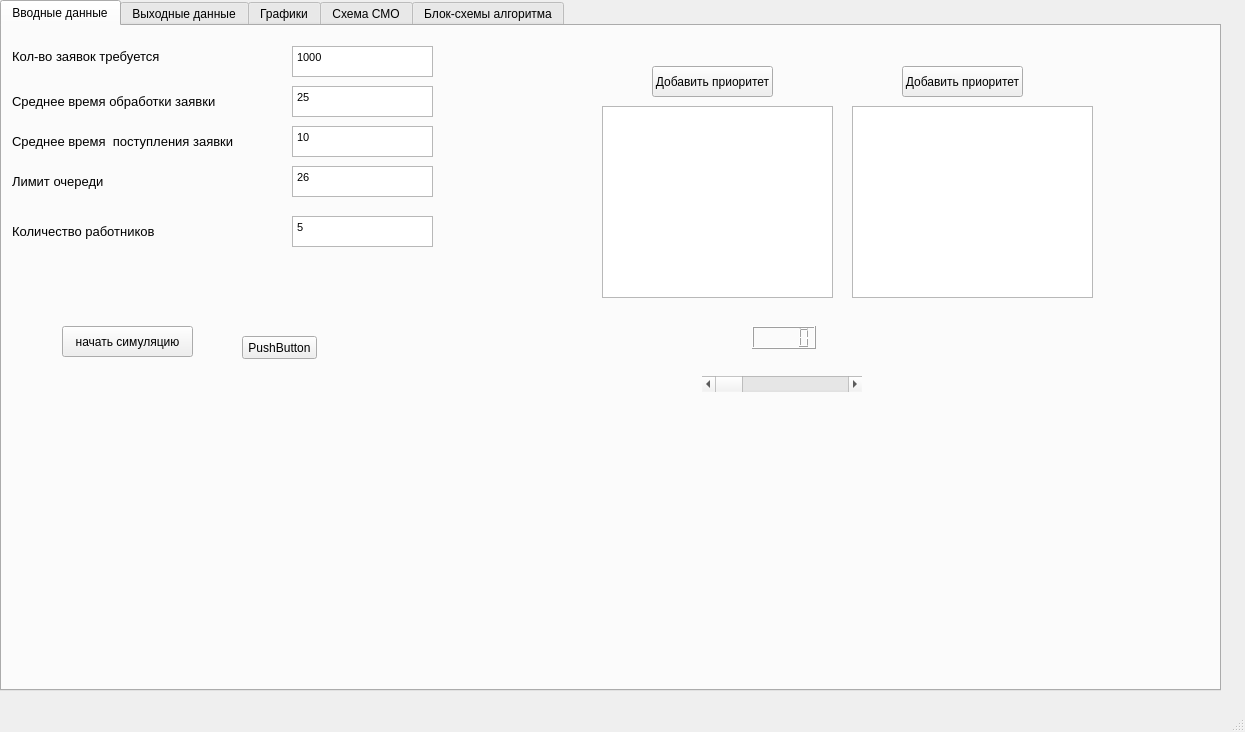
<?xml version="1.0" encoding="UTF-8"?>
<ui version="4.0">
 <class>MainWindow</class>
 <widget class="QMainWindow" name="MainWindow">
  <property name="geometry">
   <rect>
    <x>0</x>
    <y>0</y>
    <width>1245</width>
    <height>732</height>
   </rect>
  </property>
  <property name="windowTitle">
   <string>MainWindow</string>
  </property>
  <widget class="QWidget" name="centralwidget">
   <widget class="QTabWidget" name="tabWidget">
    <property name="geometry">
     <rect>
      <x>0</x>
      <y>0</y>
      <width>1221</width>
      <height>691</height>
     </rect>
    </property>
    <property name="currentIndex">
     <number>0</number>
    </property>
    <widget class="QWidget" name="tab">
     <attribute name="title">
      <string>Вводные данные</string>
     </attribute>
     <widget class="QTextEdit" name="TBReqNeed">
      <property name="geometry">
       <rect>
        <x>290</x>
        <y>20</y>
        <width>141</width>
        <height>31</height>
       </rect>
      </property>
      <property name="html">
       <string>&lt;!DOCTYPE HTML PUBLIC &quot;-//W3C//DTD HTML 4.0//EN&quot; &quot;http://www.w3.org/TR/REC-html40/strict.dtd&quot;&gt;
&lt;html&gt;&lt;head&gt;&lt;meta name=&quot;qrichtext&quot; content=&quot;1&quot; /&gt;&lt;style type=&quot;text/css&quot;&gt;
p, li { white-space: pre-wrap; }
&lt;/style&gt;&lt;/head&gt;&lt;body style=&quot; font-family:'MS Shell Dlg 2'; font-size:8.25pt; font-weight:400; font-style:normal;&quot;&gt;
&lt;p style=&quot; margin-top:0px; margin-bottom:0px; margin-left:0px; margin-right:0px; -qt-block-indent:0; text-indent:0px;&quot;&gt;&lt;span style=&quot; font-family:'MS Shell Dlg 2';&quot;&gt;1000&lt;/span&gt;&lt;/p&gt;&lt;/body&gt;&lt;/html&gt;</string>
      </property>
     </widget>
     <widget class="QLabel" name="label">
      <property name="geometry">
       <rect>
        <x>10</x>
        <y>15</y>
        <width>161</width>
        <height>31</height>
       </rect>
      </property>
      <property name="font">
       <font>
        <pointsize>10</pointsize>
       </font>
      </property>
      <property name="text">
       <string>Кол-во заявок требуется</string>
      </property>
     </widget>
     <widget class="QLabel" name="label_2">
      <property name="geometry">
       <rect>
        <x>10</x>
        <y>60</y>
        <width>211</width>
        <height>31</height>
       </rect>
      </property>
      <property name="font">
       <font>
        <pointsize>10</pointsize>
       </font>
      </property>
      <property name="text">
       <string>Среднее время обработки заявки</string>
      </property>
     </widget>
     <widget class="QLabel" name="label_3">
      <property name="geometry">
       <rect>
        <x>10</x>
        <y>100</y>
        <width>221</width>
        <height>31</height>
       </rect>
      </property>
      <property name="font">
       <font>
        <pointsize>10</pointsize>
       </font>
      </property>
      <property name="text">
       <string>Среднее время  поступления заявки</string>
      </property>
     </widget>
     <widget class="QTextEdit" name="TBAverageServiceTime">
      <property name="geometry">
       <rect>
        <x>290</x>
        <y>60</y>
        <width>141</width>
        <height>31</height>
       </rect>
      </property>
      <property name="html">
       <string>&lt;!DOCTYPE HTML PUBLIC &quot;-//W3C//DTD HTML 4.0//EN&quot; &quot;http://www.w3.org/TR/REC-html40/strict.dtd&quot;&gt;
&lt;html&gt;&lt;head&gt;&lt;meta name=&quot;qrichtext&quot; content=&quot;1&quot; /&gt;&lt;style type=&quot;text/css&quot;&gt;
p, li { white-space: pre-wrap; }
&lt;/style&gt;&lt;/head&gt;&lt;body style=&quot; font-family:'MS Shell Dlg 2'; font-size:8.25pt; font-weight:400; font-style:normal;&quot;&gt;
&lt;p style=&quot; margin-top:0px; margin-bottom:0px; margin-left:0px; margin-right:0px; -qt-block-indent:0; text-indent:0px;&quot;&gt;&lt;span style=&quot; font-family:'MS Shell Dlg 2';&quot;&gt;25&lt;/span&gt;&lt;/p&gt;&lt;/body&gt;&lt;/html&gt;</string>
      </property>
     </widget>
     <widget class="QTextEdit" name="TBAdmissionTime">
      <property name="geometry">
       <rect>
        <x>290</x>
        <y>100</y>
        <width>141</width>
        <height>31</height>
       </rect>
      </property>
      <property name="html">
       <string>&lt;!DOCTYPE HTML PUBLIC &quot;-//W3C//DTD HTML 4.0//EN&quot; &quot;http://www.w3.org/TR/REC-html40/strict.dtd&quot;&gt;
&lt;html&gt;&lt;head&gt;&lt;meta name=&quot;qrichtext&quot; content=&quot;1&quot; /&gt;&lt;style type=&quot;text/css&quot;&gt;
p, li { white-space: pre-wrap; }
&lt;/style&gt;&lt;/head&gt;&lt;body style=&quot; font-family:'MS Shell Dlg 2'; font-size:8.25pt; font-weight:400; font-style:normal;&quot;&gt;
&lt;p style=&quot; margin-top:0px; margin-bottom:0px; margin-left:0px; margin-right:0px; -qt-block-indent:0; text-indent:0px;&quot;&gt;&lt;span style=&quot; font-family:'MS Shell Dlg 2';&quot;&gt;10&lt;/span&gt;&lt;/p&gt;&lt;/body&gt;&lt;/html&gt;</string>
      </property>
     </widget>
     <widget class="QLabel" name="label_4">
      <property name="geometry">
       <rect>
        <x>10</x>
        <y>140</y>
        <width>221</width>
        <height>31</height>
       </rect>
      </property>
      <property name="font">
       <font>
        <pointsize>10</pointsize>
       </font>
      </property>
      <property name="text">
       <string>Лимит очереди</string>
      </property>
     </widget>
     <widget class="QTextEdit" name="TBReqLimit">
      <property name="geometry">
       <rect>
        <x>290</x>
        <y>140</y>
        <width>141</width>
        <height>31</height>
       </rect>
      </property>
      <property name="html">
       <string>&lt;!DOCTYPE HTML PUBLIC &quot;-//W3C//DTD HTML 4.0//EN&quot; &quot;http://www.w3.org/TR/REC-html40/strict.dtd&quot;&gt;
&lt;html&gt;&lt;head&gt;&lt;meta name=&quot;qrichtext&quot; content=&quot;1&quot; /&gt;&lt;style type=&quot;text/css&quot;&gt;
p, li { white-space: pre-wrap; }
&lt;/style&gt;&lt;/head&gt;&lt;body style=&quot; font-family:'MS Shell Dlg 2'; font-size:8.25pt; font-weight:400; font-style:normal;&quot;&gt;
&lt;p style=&quot; margin-top:0px; margin-bottom:0px; margin-left:0px; margin-right:0px; -qt-block-indent:0; text-indent:0px;&quot;&gt;&lt;span style=&quot; font-family:'MS Shell Dlg 2';&quot;&gt;26&lt;/span&gt;&lt;/p&gt;&lt;/body&gt;&lt;/html&gt;</string>
      </property>
     </widget>
     <widget class="QPushButton" name="pushButton">
      <property name="geometry">
       <rect>
        <x>60</x>
        <y>300</y>
        <width>131</width>
        <height>31</height>
       </rect>
      </property>
      <property name="text">
       <string>начать симуляцию</string>
      </property>
     </widget>
     <widget class="QTextEdit" name="TBWorkerCount">
      <property name="geometry">
       <rect>
        <x>290</x>
        <y>190</y>
        <width>141</width>
        <height>31</height>
       </rect>
      </property>
      <property name="html">
       <string>&lt;!DOCTYPE HTML PUBLIC &quot;-//W3C//DTD HTML 4.0//EN&quot; &quot;http://www.w3.org/TR/REC-html40/strict.dtd&quot;&gt;
&lt;html&gt;&lt;head&gt;&lt;meta name=&quot;qrichtext&quot; content=&quot;1&quot; /&gt;&lt;style type=&quot;text/css&quot;&gt;
p, li { white-space: pre-wrap; }
&lt;/style&gt;&lt;/head&gt;&lt;body style=&quot; font-family:'MS Shell Dlg 2'; font-size:8.25pt; font-weight:400; font-style:normal;&quot;&gt;
&lt;p style=&quot; margin-top:0px; margin-bottom:0px; margin-left:0px; margin-right:0px; -qt-block-indent:0; text-indent:0px;&quot;&gt;&lt;span style=&quot; font-family:'MS Shell Dlg 2';&quot;&gt;5&lt;/span&gt;&lt;/p&gt;&lt;/body&gt;&lt;/html&gt;</string>
      </property>
     </widget>
     <widget class="QLabel" name="label_5">
      <property name="geometry">
       <rect>
        <x>10</x>
        <y>190</y>
        <width>221</width>
        <height>31</height>
       </rect>
      </property>
      <property name="font">
       <font>
        <pointsize>10</pointsize>
       </font>
      </property>
      <property name="text">
       <string>Количество работников</string>
      </property>
     </widget>
     <widget class="QTableView" name="TLowPriority">
      <property name="geometry">
       <rect>
        <x>600</x>
        <y>80</y>
        <width>231</width>
        <height>192</height>
       </rect>
      </property>
      <property name="dragDropMode">
       <enum>QAbstractItemView::NoDragDrop</enum>
      </property>
      <property name="defaultDropAction">
       <enum>Qt::IgnoreAction</enum>
      </property>
     </widget>
     <widget class="QPushButton" name="pushButtonLowPriority">
      <property name="geometry">
       <rect>
        <x>650</x>
        <y>40</y>
        <width>121</width>
        <height>31</height>
       </rect>
      </property>
      <property name="text">
       <string>Добавить приоритет</string>
      </property>
     </widget>
     <widget class="QTableView" name="THighPriority">
      <property name="geometry">
       <rect>
        <x>850</x>
        <y>80</y>
        <width>241</width>
        <height>192</height>
       </rect>
      </property>
     </widget>
     <widget class="QPushButton" name="pushButtonHighPriority">
      <property name="geometry">
       <rect>
        <x>900</x>
        <y>40</y>
        <width>121</width>
        <height>31</height>
       </rect>
      </property>
      <property name="text">
       <string>Добавить приоритет</string>
      </property>
     </widget>
     <widget class="QScrollBar" name="ScrollBarTypeRequestBound">
      <property name="geometry">
       <rect>
        <x>700</x>
        <y>350</y>
        <width>160</width>
        <height>16</height>
       </rect>
      </property>
      <property name="maximum">
       <number>1000</number>
      </property>
      <property name="singleStep">
       <number>1</number>
      </property>
      <property name="orientation">
       <enum>Qt::Horizontal</enum>
      </property>
     </widget>
     <widget class="QLCDNumber" name="LCDTypeRequestBound">
      <property name="geometry">
       <rect>
        <x>750</x>
        <y>300</y>
        <width>64</width>
        <height>23</height>
       </rect>
      </property>
     </widget>
     <widget class="QPushButton" name="pushButton_2">
      <property name="geometry">
       <rect>
        <x>240</x>
        <y>310</y>
        <width>75</width>
        <height>23</height>
       </rect>
      </property>
      <property name="text">
       <string>PushButton</string>
      </property>
     </widget>
    </widget>
    <widget class="QWidget" name="tab_2">
     <attribute name="title">
      <string>Выходные данные</string>
     </attribute>
     <widget class="QLabel" name="label_6">
      <property name="geometry">
       <rect>
        <x>30</x>
        <y>40</y>
        <width>141</width>
        <height>21</height>
       </rect>
      </property>
      <property name="font">
       <font>
        <pointsize>10</pointsize>
       </font>
      </property>
      <property name="text">
       <string/>
      </property>
     </widget>
     <widget class="QLabel" name="label_10">
      <property name="geometry">
       <rect>
        <x>320</x>
        <y>20</y>
        <width>251</width>
        <height>21</height>
       </rect>
      </property>
      <property name="font">
       <font>
        <pointsize>10</pointsize>
       </font>
      </property>
      <property name="text">
       <string>Коэффициент использования системы P</string>
      </property>
     </widget>
     <widget class="QLabel" name="label_11">
      <property name="geometry">
       <rect>
        <x>320</x>
        <y>40</y>
        <width>291</width>
        <height>21</height>
       </rect>
      </property>
      <property name="font">
       <font>
        <pointsize>10</pointsize>
       </font>
      </property>
      <property name="text">
       <string>Среднее время ожидания заявки в очереди Tq</string>
      </property>
     </widget>
     <widget class="QLabel" name="label_12">
      <property name="geometry">
       <rect>
        <x>320</x>
        <y>60</y>
        <width>301</width>
        <height>21</height>
       </rect>
      </property>
      <property name="font">
       <font>
        <pointsize>10</pointsize>
       </font>
      </property>
      <property name="text">
       <string>Среднее время пребывания заявки в системе Ts</string>
      </property>
     </widget>
     <widget class="QLabel" name="label_13">
      <property name="geometry">
       <rect>
        <x>320</x>
        <y>80</y>
        <width>321</width>
        <height>21</height>
       </rect>
      </property>
      <property name="font">
       <font>
        <pointsize>10</pointsize>
       </font>
      </property>
      <property name="text">
       <string>Среднее по времени число требований в очереди Nq</string>
      </property>
     </widget>
     <widget class="QLabel" name="label_14">
      <property name="geometry">
       <rect>
        <x>320</x>
        <y>100</y>
        <width>321</width>
        <height>21</height>
       </rect>
      </property>
      <property name="font">
       <font>
        <pointsize>10</pointsize>
       </font>
      </property>
      <property name="text">
       <string>Среднее по времени число требований в системе Ns</string>
      </property>
     </widget>
     <widget class="QLabel" name="label_15">
      <property name="geometry">
       <rect>
        <x>320</x>
        <y>120</y>
        <width>321</width>
        <height>21</height>
       </rect>
      </property>
      <property name="font">
       <font>
        <pointsize>10</pointsize>
       </font>
      </property>
      <property name="text">
       <string>Абсолютная пропускная способность системы Ca</string>
      </property>
     </widget>
     <widget class="QTextEdit" name="TBP">
      <property name="geometry">
       <rect>
        <x>650</x>
        <y>20</y>
        <width>101</width>
        <height>21</height>
       </rect>
      </property>
      <property name="verticalScrollBarPolicy">
       <enum>Qt::ScrollBarAlwaysOff</enum>
      </property>
     </widget>
     <widget class="QTextEdit" name="TBTq">
      <property name="geometry">
       <rect>
        <x>650</x>
        <y>40</y>
        <width>101</width>
        <height>21</height>
       </rect>
      </property>
      <property name="verticalScrollBarPolicy">
       <enum>Qt::ScrollBarAlwaysOff</enum>
      </property>
     </widget>
     <widget class="QTextEdit" name="TBTs">
      <property name="geometry">
       <rect>
        <x>650</x>
        <y>60</y>
        <width>101</width>
        <height>21</height>
       </rect>
      </property>
      <property name="verticalScrollBarPolicy">
       <enum>Qt::ScrollBarAlwaysOff</enum>
      </property>
     </widget>
     <widget class="QTextEdit" name="TBNq">
      <property name="geometry">
       <rect>
        <x>650</x>
        <y>80</y>
        <width>101</width>
        <height>21</height>
       </rect>
      </property>
      <property name="verticalScrollBarPolicy">
       <enum>Qt::ScrollBarAlwaysOff</enum>
      </property>
     </widget>
     <widget class="QTextEdit" name="TBNs">
      <property name="geometry">
       <rect>
        <x>650</x>
        <y>100</y>
        <width>101</width>
        <height>21</height>
       </rect>
      </property>
      <property name="verticalScrollBarPolicy">
       <enum>Qt::ScrollBarAlwaysOff</enum>
      </property>
     </widget>
     <widget class="QTextEdit" name="TBCa">
      <property name="geometry">
       <rect>
        <x>650</x>
        <y>120</y>
        <width>101</width>
        <height>21</height>
       </rect>
      </property>
      <property name="verticalScrollBarPolicy">
       <enum>Qt::ScrollBarAlwaysOff</enum>
      </property>
     </widget>
     <widget class="QLabel" name="label_16">
      <property name="geometry">
       <rect>
        <x>30</x>
        <y>120</y>
        <width>141</width>
        <height>21</height>
       </rect>
      </property>
      <property name="font">
       <font>
        <pointsize>10</pointsize>
       </font>
      </property>
      <property name="text">
       <string>Кол-во отказов</string>
      </property>
     </widget>
     <widget class="QTextEdit" name="TBReqFailedCoint">
      <property name="geometry">
       <rect>
        <x>190</x>
        <y>120</y>
        <width>101</width>
        <height>21</height>
       </rect>
      </property>
      <property name="verticalScrollBarPolicy">
       <enum>Qt::ScrollBarAlwaysOff</enum>
      </property>
     </widget>
     <widget class="QLabel" name="label_17">
      <property name="geometry">
       <rect>
        <x>30</x>
        <y>150</y>
        <width>141</width>
        <height>21</height>
       </rect>
      </property>
      <property name="font">
       <font>
        <pointsize>10</pointsize>
       </font>
      </property>
      <property name="text">
       <string>Принятые заявки</string>
      </property>
     </widget>
     <widget class="QTabWidget" name="tabWidget_2">
      <property name="geometry">
       <rect>
        <x>20</x>
        <y>170</y>
        <width>731</width>
        <height>321</height>
       </rect>
      </property>
      <property name="currentIndex">
       <number>0</number>
      </property>
      <widget class="QWidget" name="tab_4">
       <attribute name="title">
        <string>Принятые заявки</string>
       </attribute>
       <widget class="QTableView" name="tableProccessedRequests">
        <property name="geometry">
         <rect>
          <x>0</x>
          <y>0</y>
          <width>731</width>
          <height>301</height>
         </rect>
        </property>
        <property name="dragDropMode">
         <enum>QAbstractItemView::NoDragDrop</enum>
        </property>
        <property name="selectionMode">
         <enum>QAbstractItemView::NoSelection</enum>
        </property>
        <property name="sortingEnabled">
         <bool>false</bool>
        </property>
        <attribute name="horizontalHeaderShowSortIndicator" stdset="0">
         <bool>false</bool>
        </attribute>
        <attribute name="verticalHeaderShowSortIndicator" stdset="0">
         <bool>false</bool>
        </attribute>
       </widget>
      </widget>
      <widget class="QWidget" name="tab_5">
       <attribute name="title">
        <string>Отказы</string>
       </attribute>
       <widget class="QTableView" name="tableFailedRequests">
        <property name="geometry">
         <rect>
          <x>0</x>
          <y>0</y>
          <width>731</width>
          <height>301</height>
         </rect>
        </property>
       </widget>
      </widget>
     </widget>
     <widget class="QTextEdit" name="TBCr">
      <property name="geometry">
       <rect>
        <x>650</x>
        <y>140</y>
        <width>101</width>
        <height>21</height>
       </rect>
      </property>
      <property name="verticalScrollBarPolicy">
       <enum>Qt::ScrollBarAlwaysOff</enum>
      </property>
     </widget>
     <widget class="QLabel" name="label_20">
      <property name="geometry">
       <rect>
        <x>320</x>
        <y>140</y>
        <width>321</width>
        <height>21</height>
       </rect>
      </property>
      <property name="font">
       <font>
        <pointsize>10</pointsize>
       </font>
      </property>
      <property name="text">
       <string>Относительная пропускная способность системы Cr</string>
      </property>
     </widget>
     <widget class="QTableView" name="TWorkerInfo">
      <property name="geometry">
       <rect>
        <x>20</x>
        <y>20</y>
        <width>281</width>
        <height>91</height>
       </rect>
      </property>
     </widget>
     <widget class="QLabel" name="label_21">
      <property name="geometry">
       <rect>
        <x>30</x>
        <y>0</y>
        <width>191</width>
        <height>16</height>
       </rect>
      </property>
      <property name="text">
       <string>Информация о рабочих</string>
      </property>
     </widget>
     <widget class="QCustomPlot" name="BarsRequests" native="true">
      <property name="geometry">
       <rect>
        <x>760</x>
        <y>20</y>
        <width>451</width>
        <height>311</height>
       </rect>
      </property>
     </widget>
    </widget>
    <widget class="QWidget" name="tab_3">
     <attribute name="title">
      <string>Графики</string>
     </attribute>
     <widget class="QTabWidget" name="tabWidget_3">
      <property name="geometry">
       <rect>
        <x>0</x>
        <y>0</y>
        <width>1211</width>
        <height>661</height>
       </rect>
      </property>
      <property name="currentIndex">
       <number>0</number>
      </property>
      <widget class="QWidget" name="tab_8">
       <attribute name="title">
        <string>Графики распределения  случайной величины</string>
       </attribute>
       <widget class="QTabWidget" name="tabWidget_4">
        <property name="geometry">
         <rect>
          <x>0</x>
          <y>0</y>
          <width>1031</width>
          <height>531</height>
         </rect>
        </property>
        <property name="currentIndex">
         <number>0</number>
        </property>
        <widget class="QWidget" name="tab_9">
         <attribute name="title">
          <string>График  времени обработки</string>
         </attribute>
         <widget class="QCustomPlot" name="GraphicExpService" native="true">
          <property name="geometry">
           <rect>
            <x>0</x>
            <y>0</y>
            <width>1021</width>
            <height>491</height>
           </rect>
          </property>
         </widget>
        </widget>
        <widget class="QWidget" name="tab_10">
         <attribute name="title">
          <string>График времени поступления</string>
         </attribute>
         <widget class="QCustomPlot" name="GraphicExpAdmission" native="true">
          <property name="geometry">
           <rect>
            <x>0</x>
            <y>0</y>
            <width>1021</width>
            <height>491</height>
           </rect>
          </property>
         </widget>
        </widget>
       </widget>
      </widget>
      <widget class="QWidget" name="tab_13">
       <attribute name="title">
        <string>Графики плотности функции распределения</string>
       </attribute>
       <widget class="QTabWidget" name="tabWidget_5">
        <property name="geometry">
         <rect>
          <x>0</x>
          <y>0</y>
          <width>1031</width>
          <height>531</height>
         </rect>
        </property>
        <property name="currentIndex">
         <number>0</number>
        </property>
        <widget class="QWidget" name="tab_14">
         <attribute name="title">
          <string>График  времени обработки</string>
         </attribute>
         <widget class="QCustomPlot" name="GraphicExpDensityService" native="true">
          <property name="geometry">
           <rect>
            <x>0</x>
            <y>0</y>
            <width>1021</width>
            <height>481</height>
           </rect>
          </property>
         </widget>
        </widget>
        <widget class="QWidget" name="tab_15">
         <attribute name="title">
          <string>График времени поступления</string>
         </attribute>
         <widget class="QCustomPlot" name="GraphicExpDensityAdmission" native="true">
          <property name="geometry">
           <rect>
            <x>0</x>
            <y>0</y>
            <width>1021</width>
            <height>491</height>
           </rect>
          </property>
         </widget>
        </widget>
       </widget>
      </widget>
      <widget class="QWidget" name="tab_6">
       <attribute name="title">
        <string>График по времени числа требований в очереди </string>
       </attribute>
       <widget class="QCustomPlot" name="GraphicReqPerFix" native="true">
        <property name="geometry">
         <rect>
          <x>10</x>
          <y>10</y>
          <width>1021</width>
          <height>481</height>
         </rect>
        </property>
       </widget>
      </widget>
      <widget class="QWidget" name="tab_18">
       <attribute name="title">
        <string>График по времени числа требований в системе</string>
       </attribute>
       <widget class="QCustomPlot" name="GraphicReqInSystemPerFix" native="true">
        <property name="geometry">
         <rect>
          <x>10</x>
          <y>10</y>
          <width>1021</width>
          <height>481</height>
         </rect>
        </property>
       </widget>
      </widget>
      <widget class="QWidget" name="tab_11">
       <attribute name="title">
        <string>График по времени среднего числа требований в очереди</string>
       </attribute>
       <widget class="QCustomPlot" name="GraphicNq" native="true">
        <property name="geometry">
         <rect>
          <x>0</x>
          <y>20</y>
          <width>1021</width>
          <height>481</height>
         </rect>
        </property>
       </widget>
      </widget>
      <widget class="QWidget" name="tab_12">
       <attribute name="title">
        <string>График по времени среднего числа требований в системе</string>
       </attribute>
       <widget class="QCustomPlot" name="GraphicNs" native="true">
        <property name="geometry">
         <rect>
          <x>10</x>
          <y>20</y>
          <width>1021</width>
          <height>481</height>
         </rect>
        </property>
       </widget>
      </widget>
      <widget class="QWidget" name="tab_7">
       <attribute name="title">
        <string>Графики по времени коэффициента использования системы</string>
       </attribute>
       <widget class="QCustomPlot" name="GraphicPPerFix" native="true">
        <property name="geometry">
         <rect>
          <x>10</x>
          <y>10</y>
          <width>1021</width>
          <height>481</height>
         </rect>
        </property>
       </widget>
      </widget>
     </widget>
    </widget>
    <widget class="QWidget" name="tab_16">
     <attribute name="title">
      <string>Схема СМО</string>
     </attribute>
     <widget class="QLabel" name="label_18">
      <property name="geometry">
       <rect>
        <x>130</x>
        <y>60</y>
        <width>611</width>
        <height>401</height>
       </rect>
      </property>
      <property name="text">
       <string/>
      </property>
      <property name="pixmap">
       <pixmap>ShemeSMO.png</pixmap>
      </property>
     </widget>
    </widget>
    <widget class="QWidget" name="tab_17">
     <attribute name="title">
      <string>Блок-схемы алгоритма</string>
     </attribute>
     <widget class="QLabel" name="label_19">
      <property name="geometry">
       <rect>
        <x>10</x>
        <y>10</y>
        <width>1161</width>
        <height>661</height>
       </rect>
      </property>
      <property name="text">
       <string/>
      </property>
      <property name="pixmap">
       <pixmap>Блок-схема СМО.png</pixmap>
      </property>
     </widget>
    </widget>
   </widget>
  </widget>
  <widget class="QMenuBar" name="menubar">
   <property name="geometry">
    <rect>
     <x>0</x>
     <y>0</y>
     <width>1245</width>
     <height>20</height>
    </rect>
   </property>
  </widget>
  <widget class="QStatusBar" name="statusbar"/>
 </widget>
 <customwidgets>
  <customwidget>
   <class>QCustomPlot</class>
   <extends>QWidget</extends>
   <header>qcustomplot.h</header>
   <container>1</container>
  </customwidget>
 </customwidgets>
 <resources/>
 <connections/>
</ui>
